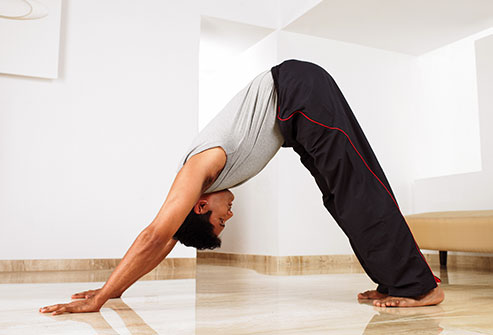
#> input picture data/ood_samples/downdog/00000053.jpg, 493 x 335 px, given as the content of the folder ../../data/ood_samples/downdog/train/images, which was not available
$ python dedup_split.py ../../data/ood_samples/downdog
#> lines starting #> are read from the running program, lines starting #| are printed output that depends on the picture; pictures that were not available may be replaced by others from this repository, and a replacement may not be noted
"""Detect train->valid/test leakage in the Roboflow v1 dataset and re-split it
by duplicate group (Giai đoạn 12 — docs/specs/g12-sua-ro-ri-va-do-prod.md).

Roboflow's README says "No image augmentation", but many valid/test images
are horizontally flipped copies of train images (same source name
`0000xxxx_jpg`, same class), and some are cropped/shifted copies uploaded
under a different source name. Two images belong to the same group if:
  (a) same source name (part before `_jpg.rf.`) AND same class set, or
  (b) dHash of one is within DHASH_THRESHOLD bits of the other's dHash or of
      its horizontal mirror (near-identical / flipped copies), or
  (c) among each image's ORB_CANDIDATES nearest neighbours -- by dHash of
      the whole image AND by dHash of the labelled-box crop (catches zoomed/
      re-framed copies whose whole-image hash moved a lot) -- ORB
      keypoint matching + RANSAC finds >= ORB_MIN_INLIERS geometrically
      consistent matches (same photo cropped/shifted -- dHash alone can't
      separate these from different people in the same pose on a white
      background).
Groups are closed transitively (union-find), then each whole group is
assigned to exactly one split.

The split is saved as a manifest CSV that IS committed to git
(data/splits/...), because data/processed/ is gitignored and Colab
re-downloads the raw dataset: Colab applies the manifest instead of
recomputing hashes/ORB (which can shift slightly across library versions).

CLI:
    python -m src.data.dedup_split data/raw/yoga_v1            # report + apply manifest (build it if missing)
    python -m src.data.dedup_split data/raw/yoga_v1 --rebuild  # recompute the split, overwrite manifest
"""

import argparse
import csv
import random
import shutil
from collections import Counter, defaultdict
from dataclasses import dataclass
from pathlib import Path

import cv2
import numpy as np
from PIL import Image, ImageOps

SPLITS = ("train", "valid", "test")
# 16x16 dHash (256 bits). Calibrated on yoga_v1: all 371 known duplicate
# pairs (same source name + class) are 0-1 bits apart; random pairs are
# >= 26 bits. An 8x8 hash at threshold 10 looked fine per pair (0.15% false
# matches) but over ~513k pairs union-find chained hundreds of different
# people on white backgrounds into one 106-image group.
DHASH_SIZE = 16
DHASH_THRESHOLD = 12
# Known duplicate pairs score >= ~430 inliers; unrelated pairs mostly < 10.
# Leakage counts are stable for thresholds 20-40 (max group 10 images);
# 25 also catches same-photoshoot near-duplicates (same person/background).
ORB_CANDIDATES = 10
ORB_MIN_INLIERS = 25
MANIFEST_PATH = Path("data/splits/yoga_v1_clean_manifest.csv")
OUT_DIR = Path("data/processed/yoga_v1_clean")
IMAGE_EXTS = {".jpg", ".jpeg", ".png", ".bmp", ".webp"}


@dataclass
class ImageEntry:
    split: str
    path: Path
    source: str  # Roboflow source name, e.g. "00000006"
    classes: tuple[int, ...]  # sorted unique class ids from the label file
    dhash: int
    dhash_mirror: int
    crop_dhash: int  # dHash of the largest labelled box (whole image if no box)
    crop_dhash_mirror: int

    @property
    def name(self) -> str:
        return self.path.name

    @property
    def main_class(self) -> int:
        """Class used for stratification (-1 = no box)."""
        return self.classes[0] if self.classes else -1


def _dhash(image: Image.Image, size: int = DHASH_SIZE) -> int:
    gray = image.convert("L").resize((size + 1, size), Image.LANCZOS)
    px = gray.tobytes()
    bits = 0
    for row in range(size):
        for col in range(size):
            left = px[row * (size + 1) + col]
            right = px[row * (size + 1) + col + 1]
            bits = (bits << 1) | (left > right)
    return bits


def _source_name(file_name: str) -> str:
    return file_name.split("_jpg.rf.")[0].split(".rf.")[0]


def _largest_box_crop(image: Image.Image, label_path: Path) -> Image.Image:
    boxes = []
    if label_path.exists():
        for line in label_path.read_text().splitlines():
            parts = line.split()
            if len(parts) == 5:
                _, x, y, w, h = map(float, parts)
                boxes.append((w * h, x, y, w, h))
    if not boxes:
        return image
    _, x, y, w, h = max(boxes)
    W, H = image.size
    left, top = max(0, (x - w / 2) * W), max(0, (y - h / 2) * H)
    right, bottom = min(W, (x + w / 2) * W), min(H, (y + h / 2) * H)
    if right - left < 2 or bottom - top < 2:
        return image
    return image.crop((left, top, right, bottom))


def _read_classes(label_path: Path) -> tuple[int, ...]:
    if not label_path.exists():
        return ()
    ids = {int(line.split()[0]) for line in label_path.read_text().splitlines() if line.strip()}
    return tuple(sorted(ids))


def load_entries(dataset_dir: Path) -> list[ImageEntry]:
    entries = []
    for split in SPLITS:
        image_dir = dataset_dir / split / "images"
        for path in sorted(image_dir.iterdir()):
            if path.suffix.lower() not in IMAGE_EXTS:
                continue
            label_path = dataset_dir / split / "labels" / f"{path.stem}.txt"
            with Image.open(path) as image:
                crop = _largest_box_crop(image, label_path)
                entries.append(
                    ImageEntry(
                        split=split,
                        path=path,
                        source=_source_name(path.name),
                        classes=_read_classes(label_path),
                        dhash=_dhash(image),
                        dhash_mirror=_dhash(ImageOps.mirror(image)),
                        crop_dhash=_dhash(crop),
                        crop_dhash_mirror=_dhash(ImageOps.mirror(crop)),
                    )
                )
    return entries


def _dhash_distance(a: ImageEntry, b: ImageEntry) -> int:
    return min((a.dhash ^ b.dhash).bit_count(), (a.dhash_mirror ^ b.dhash).bit_count())


def _crop_dhash_distance(a: ImageEntry, b: ImageEntry) -> int:
    return min((a.crop_dhash ^ b.crop_dhash).bit_count(), (a.crop_dhash_mirror ^ b.crop_dhash).bit_count())


def _orb_features(gray: np.ndarray, orb: cv2.ORB) -> tuple[list, np.ndarray | None]:
    return orb.detectAndCompute(gray, None)


def _ransac_inliers(feat_a: tuple, feat_b: tuple, matcher: cv2.BFMatcher) -> int:
    (kp_a, des_a), (kp_b, des_b) = feat_a, feat_b
    if des_a is None or des_b is None or len(kp_a) < 10 or len(kp_b) < 10:
        return 0
    good = [
        pair[0]
        for pair in matcher.knnMatch(des_a, des_b, k=2)
        if len(pair) == 2 and pair[0].distance < 0.75 * pair[1].distance
    ]
    if len(good) < 8:
        return 0
    pts_a = np.float32([kp_a[m.queryIdx].pt for m in good])
    pts_b = np.float32([kp_b[m.trainIdx].pt for m in good])
    _, mask = cv2.estimateAffinePartial2D(pts_a, pts_b, method=cv2.RANSAC, ransacReprojThreshold=8)
    return int(mask.sum()) if mask is not None else 0


def find_duplicate_groups(entries: list[ImageEntry]) -> list[int]:
    """Return group id per entry (same index as `entries`). ORB step takes
    ~1 min for ~1000 images on CPU."""
    parent = list(range(len(entries)))

    def find(i: int) -> int:
        while parent[i] != i:
            parent[i] = parent[parent[i]]
            i = parent[i]
        return i

    def union(i: int, j: int) -> None:
        parent[find(i)] = find(j)

    by_source: dict[tuple[str, tuple[int, ...]], int] = {}
    for i, entry in enumerate(entries):
        key = (entry.source, entry.classes)
        if key in by_source:
            union(i, by_source[key])
        else:
            by_source[key] = i

    n = len(entries)
    candidates: set[tuple[int, int]] = set()
    for i in range(n):
        distances = sorted((_dhash_distance(entries[i], entries[j]), j) for j in range(n) if j != i)
        for distance, j in distances:
            if distance <= DHASH_THRESHOLD:
                union(i, j)
        crop_nearest = sorted((_crop_dhash_distance(entries[i], entries[j]), j) for j in range(n) if j != i)
        for _, j in distances[:ORB_CANDIDATES] + crop_nearest[:ORB_CANDIDATES]:
            candidates.add((min(i, j), max(i, j)))

    orb = cv2.ORB_create(1000)
    matcher = cv2.BFMatcher(cv2.NORM_HAMMING)
    features, features_mirror = [], []
    for entry in entries:
        gray = cv2.imread(str(entry.path), cv2.IMREAD_GRAYSCALE)
        features.append(_orb_features(gray, orb))
        features_mirror.append(_orb_features(cv2.flip(gray, 1), orb))
    for i, j in sorted(candidates):
        if find(i) == find(j):
            continue
        inliers = max(
            _ransac_inliers(features[i], features[j], matcher),
            _ransac_inliers(features_mirror[i], features[j], matcher),
        )
        if inliers >= ORB_MIN_INLIERS:
            union(i, j)

    roots = [find(i) for i in range(len(entries))]
    renumber = {root: n for n, root in enumerate(dict.fromkeys(roots))}
    return [renumber[root] for root in roots]


def leakage_report(splits: list[str], groups: list[int]) -> dict[str, tuple[int, int]]:
    """For valid/test: (images sharing a group with train, total images)."""
    train_groups = {g for s, g in zip(splits, groups) if s == "train"}
    report = {}
    for split in ("valid", "test"):
        members = [g for s, g in zip(splits, groups) if s == split]
        report[split] = (sum(g in train_groups for g in members), len(members))
    return report


def group_split(
    entries: list[ImageEntry],
    groups: list[int],
    ratios: tuple[float, float, float] = (0.70, 0.15, 0.15),
    seed: int = 42,
) -> list[str]:
    """Assign every group wholly to one split, stratified by class.

    Within each class, groups are shuffled (seeded) then each goes to the
    split furthest below its target image count -- greedy fill by images,
    not by groups, since groups have different sizes.
    """
    members: dict[int, list[int]] = defaultdict(list)
    for i, g in enumerate(groups):
        members[g].append(i)

    groups_by_class: dict[int, list[int]] = defaultdict(list)
    for g, idxs in members.items():
        main = Counter(entries[i].main_class for i in idxs).most_common(1)[0][0]
        groups_by_class[main].append(g)

    rng = random.Random(seed)
    assignment: dict[int, str] = {}
    for cls in sorted(groups_by_class):
        cls_groups = sorted(groups_by_class[cls])
        rng.shuffle(cls_groups)
        total = sum(len(members[g]) for g in cls_groups)
        filled = dict.fromkeys(SPLITS, 0)
        for g in cls_groups:
            target = min(SPLITS, key=lambda s: filled[s] / (ratios[SPLITS.index(s)] * total))
            assignment[g] = target
            filled[target] += len(members[g])
    return [assignment[g] for g in groups]


def write_manifest(entries: list[ImageEntry], groups: list[int], new_splits: list[str], path: Path) -> None:
    path.parent.mkdir(parents=True, exist_ok=True)
    with path.open("w", newline="", encoding="utf-8") as f:
        writer = csv.writer(f)
        writer.writerow(["old_split", "file", "group", "main_class", "new_split"])
        for entry, group, new_split in zip(entries, groups, new_splits):
            writer.writerow([entry.split, entry.name, group, entry.main_class, new_split])


def read_manifest(path: Path) -> list[dict[str, str]]:
    with path.open(newline="", encoding="utf-8") as f:
        return list(csv.DictReader(f))


def _class_header(dataset_dir: Path) -> str:
    """`nc:` + `names:` block copied verbatim from the original data.yaml."""
    original_yaml = (dataset_dir / "data.yaml").read_text(encoding="utf-8")
    names_block = original_yaml[original_yaml.index("names:") : original_yaml.index("nc:")]
    nc_line = next(line for line in original_yaml.splitlines() if line.startswith("nc:"))
    return f"{nc_line}\n{names_block}"


def clean_original_files(manifest: list[dict[str, str]], split: str = "test") -> list[str]:
    """Files of an ORIGINAL Roboflow split sharing no group with the original
    train split -- the only fair test set for a model trained on the original
    split (T12.3). Do NOT evaluate such a model on the new test split: it may
    contain images the model trained on."""
    train_groups = {row["group"] for row in manifest if row["old_split"] == "train"}
    return [row["file"] for row in manifest if row["old_split"] == split and row["group"] not in train_groups]


def write_subset_yaml(dataset_dir: Path, split: str, files: list[str], out_dir: Path) -> Path:
    """data.yaml whose val AND test both point at a txt list of the given
    files inside dataset_dir/<split>/images (labels are found by
    Ultralytics' images->labels path convention). Used to evaluate the old
    model on clean_original_files() only."""
    out_dir.mkdir(parents=True, exist_ok=True)
    list_path = out_dir / f"{split}.txt"
    list_path.write_text(
        "".join(f"{(dataset_dir / split / 'images' / f).resolve().as_posix()}\n" for f in files),
        encoding="utf-8",
    )
    list_ref = list_path.resolve().as_posix()
    yaml_path = out_dir / "data.yaml"
    yaml_path.write_text(
        f"train: {list_ref}\nval: {list_ref}\ntest: {list_ref}\n{_class_header(dataset_dir)}",
        encoding="utf-8",
    )
    return yaml_path


def apply_manifest(dataset_dir: Path, manifest: list[dict[str, str]], out_dir: Path = OUT_DIR) -> None:
    """Copy images + labels from dataset_dir into out_dir/<new_split>/ and
    write a data.yaml keeping the original class names (with their
    "yoga-pose " prefix, so app CLASS_NAMES stay valid)."""
    if out_dir.exists():
        shutil.rmtree(out_dir)
    for row in manifest:
        src_img = dataset_dir / row["old_split"] / "images" / row["file"]
        src_lbl = dataset_dir / row["old_split"] / "labels" / f"{Path(row['file']).stem}.txt"
        for src, kind in ((src_img, "images"), (src_lbl, "labels")):
            if not src.exists():
                if kind == "images":
                    raise FileNotFoundError(f"manifest lists {src} but it is missing -- wrong dataset version?")
                continue
            dst = out_dir / row["new_split"] / kind / src.name
            dst.parent.mkdir(parents=True, exist_ok=True)
            shutil.copy2(src, dst)

    (out_dir / "data.yaml").write_text(
        f"path: {out_dir.resolve().as_posix()}\n"
        "train: train/images\nval: valid/images\ntest: test/images\n"
        f"{_class_header(dataset_dir)}",
        encoding="utf-8",
    )


def summarize(manifest: list[dict[str, str]]) -> None:
    groups_per_split: dict[str, set[str]] = defaultdict(set)
    classes_per_split: dict[str, Counter] = defaultdict(Counter)
    for row in manifest:
        groups_per_split[row["new_split"]].add(row["group"])
        classes_per_split[row["new_split"]][row["main_class"]] += 1
    for split in SPLITS:
        n_images = sum(classes_per_split[split].values())
        dist = dict(sorted(classes_per_split[split].items()))
        print(f"  {split:5}: {n_images:4} images, {len(groups_per_split[split]):4} groups, class dist {dist}")
    crossing = [g for g in set().union(*groups_per_split.values()) if sum(g in groups_per_split[s] for s in SPLITS) > 1]
    print(f"  groups crossing splits: {len(crossing)}")


def main() -> None:
    parser = argparse.ArgumentParser(description=__doc__.splitlines()[0])
    parser.add_argument("dataset_dir", type=Path)
    parser.add_argument("--manifest", type=Path, default=MANIFEST_PATH)
    parser.add_argument("--out", type=Path, default=OUT_DIR)
    parser.add_argument("--rebuild", action="store_true", help="recompute groups/split and overwrite the manifest")
    args = parser.parse_args()

    if args.rebuild or not args.manifest.exists():
        entries = load_entries(args.dataset_dir)
#> in load_entries, image is the input picture: PIL image 493x335 RGB; mean R, G, B 205.5, 194.5, 187.6
#> in _dhash, `gray = image.convert("L").resize((size + 1, size), Image.LANCZOS)`:
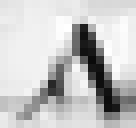
#> gray: PIL image 17x16 L (shown 8 times larger); min 10, max 255, mean 197.1
#> after the loop in _dhash, `for row in range(size):`: bits = 10138771520724179131298569321494949777748860610124520997953605787746074939992
#> call 2 of _dhash, with size = 16
#> in _dhash (call 2), `gray = image.convert("L").resize((size + 1, size), Image.LANCZOS)`:
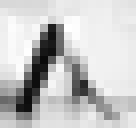
#> gray: PIL image 17x16 L (shown 8 times larger); min 10, max 255, mean 197.1
#> after the loop in _dhash (call 2), `for row in range(size):`: bits = 18813284166622306318379149983911563021635770355263036817825442697499349935540
#> entries = 3 items
        groups = find_duplicate_groups(entries)
#> in find_duplicate_groups, `parent = list(range(len(entries)))`: parent = [0, 1, 2]
#> the loop in find_duplicate_groups, `for i, entry in enumerate(entries):` made 3 passes
#> after the loop in find_duplicate_groups, `for i, entry in enumerate(entries):`: by_source = {('00000053.jpg', ()): 0}
#> in find_duplicate_groups, `n = len(entries)`: n = 3
#> the loop in find_duplicate_groups, `for i in range(n):` made 3 passes
#> crop_nearest on passes 1 to 3: [(0, 1), (0, 2)], [(0, 0), (0, 2)], [(0, 0), (0, 1)]
#> after the loop in find_duplicate_groups, `for i in range(n):`: candidates = 3 items
#> in find_duplicate_groups, `gray = cv2.imread(str(entry.path), cv2.IMREAD_GRAYSCALE)`:
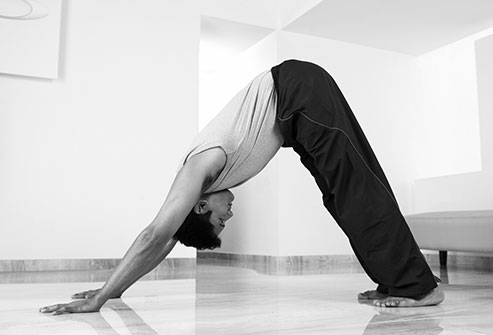
#> gray: shape (335, 493); min 0, max 255, mean 197.1
#> the loop in find_duplicate_groups, `for i, j in sorted(candidates):` made 3 passes
#> (i, j) on passes 2 to 3: (0, 2), (1, 2)
#> j on pass 1: 1
#> in find_duplicate_groups, `roots = [find(i) for i in range(len(entries))]`: roots = [0, 0, 0]
#> in find_duplicate_groups, `renumber = {root: n for n, root in enumerate(dict.fromkeys(roots))}`: renumber = {0: 0}
#> groups = [0, 0, 0]
        splits = [e.split for e in entries]
#> splits = ['train', 'valid', 'test']
        print(f"{len(entries)} images -> {len(set(groups))} duplicate groups")
#| 3 images -> 1 duplicate groups
        print("Leakage in ORIGINAL split (images sharing a group with train):")
        for split, (leaked, total) in leakage_report(splits, groups).items():
#> in leakage_report, `train_groups = {g for s, g in zip(splits, groups) if s == "train"}`: train_groups = 1 item
            print(f"  {split:5}: {leaked}/{total} leaked, {total - leaked} clean")
#> this loop made 2 passes
#|   valid: 1/1 leaked, 0 clean
#|   test : 1/1 leaked, 0 clean
        new_splits = group_split(entries, groups)
#> in group_split, `members: dict[int, list[int]] = defaultdict(list)`: members = 0 items
#> the loop in group_split, `for i, g in enumerate(groups):` made 3 passes
#> the loop in group_split, `for g, idxs in members.items():` made 1 pass
#> (g, idxs, main) on pass 1: (0, [0, 1, 2], -1)
#> the loop in group_split, `for cls in sorted(groups_by_class):` made 1 pass
#> total on pass 1: 3
#> after the loop in group_split, `for cls in sorted(groups_by_class):`: assignment = {0: 'train'}
#> new_splits = ['train', 'train', 'train']
        write_manifest(entries, groups, new_splits, args.manifest)
#> the loop in write_manifest, `for entry, group, new_split in zip(entries, groups, new_splits):` made 3 passes
        print(f"Manifest written: {args.manifest}")

    manifest = read_manifest(args.manifest)
    print("NEW split:")
    summarize(manifest)
#> the loop in summarize, `for split in SPLITS:` made 3 passes
#> (split, n_images) on passes 2 to 3: ('valid', 0), ('test', 0)
#> (split, n_images, dist) on pass 1: ('train', 3, {'-1': 3})
#|   train:    3 images,    1 groups, class dist {'-1': 3}
#|   valid:    0 images,    0 groups, class dist {}
#|   test :    0 images,    0 groups, class dist {}
#> in summarize, `crossing = [g for g in set().union(*groups_per_split.values()) if sum(..`: crossing = []
#|   groups crossing splits: 0
    apply_manifest(args.dataset_dir, manifest, args.out)
    print(f"Dataset written: {args.out}/data.yaml")


if __name__ == "__main__":
#> (the run stopped early here; a loop or call above may not have finished)
